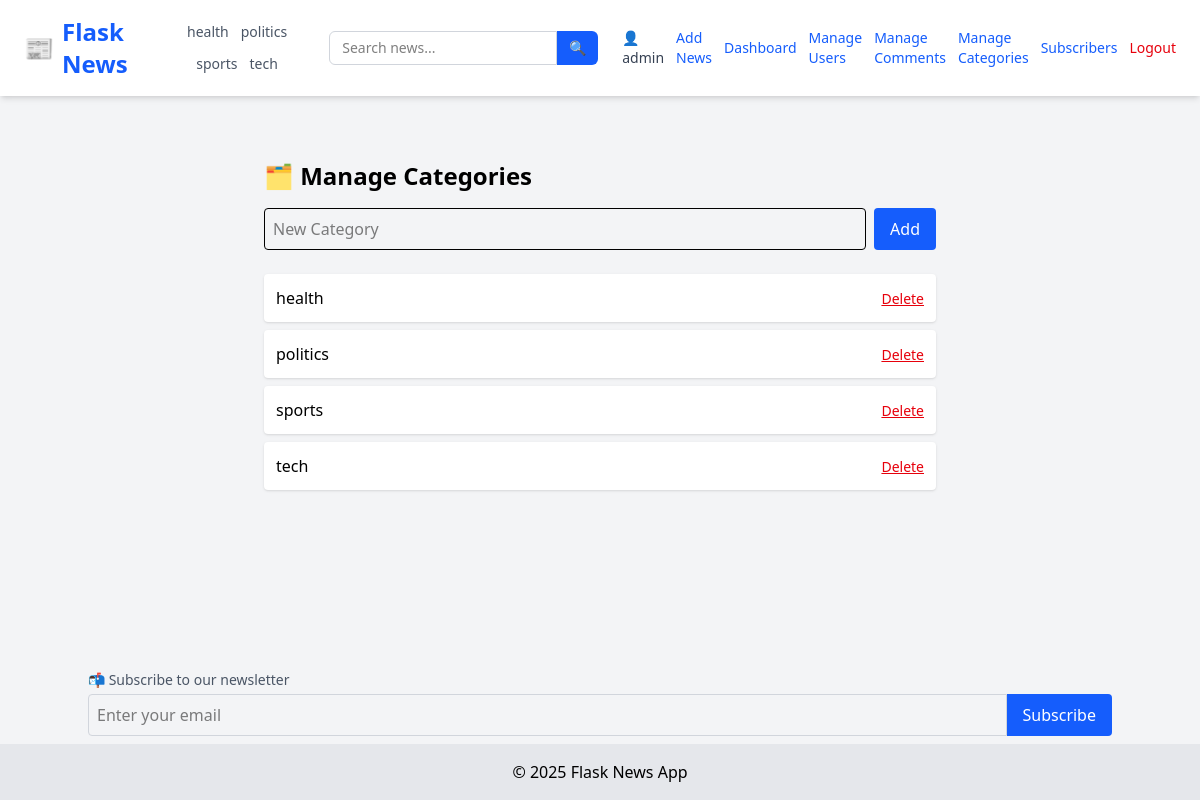
The app's page /admin/categories (signed in) with its own data.
### tables this page shows
CREATE TABLE categories (
            id INTEGER PRIMARY KEY AUTOINCREMENT,
            name TEXT UNIQUE NOT NULL
        );

CREATE TABLE users (
            id INTEGER PRIMARY KEY AUTOINCREMENT,
            username TEXT NOT NULL,
            email TEXT UNIQUE NOT NULL,
            password TEXT NOT NULL,
            role TEXT DEFAULT 'user'
        );

### app/admin_routes.py (the view)
@admin.route('/admin/categories')
@login_required
@admin_only
def manage_categories():
    conn = sqlite3.connect(current_app.config['DATABASE'])
    c = conn.cursor()
    c.execute("SELECT id, name FROM categories ORDER BY name")
    categories = c.fetchall()
    conn.close()
    return render_template('admin/categories.html', categories=categories)

### app/__init__.py (called while the page is built)
def create_app():
    app = Flask(__name__, instance_relative_config=True)
    app.config.from_object('config.Config')
    from app.routes import main
    app.register_blueprint(main)
    from app.admin_routes import admin
    app.register_blueprint(admin)
    from app.user_routes import user
    app.register_blueprint(user)
    init_db(app)
    login_manager.init_app(app)
    @login_manager.user_loader
    def user_loader(user_id):
        return load_user(user_id)
    @app.context_processor
    def inject_now():
        return {'now': datetime.now}
    @app.context_processor
    def inject_categories():
        conn = sqlite3.connect(current_app.config['DATABASE'])
        c = conn.cursor()
        c.execute("SELECT id, name FROM categories ORDER BY name ASC")
        categories = c.fetchall()
        conn.close()
        return {'categories': categories}
    return app

### app/models.py (called while the page is built)
def load_user(user_id):
    conn = sqlite3.connect(current_app.config['DATABASE'])
    c = conn.cursor()
    c.execute("SELECT id, username,email, role FROM users WHERE id = ?", (user_id,))
    row = c.fetchone()
    conn.close()
    if row:
        return User(*row)
    return None

### app/utils.py (called while the page is built)
def admin_only(f):
    @wraps(f)
    def decorated(*args, **kwargs):
        if not current_user.is_authenticated or current_user.role != 'admin':
            abort(403)
        return f(*args, **kwargs)
    return decorated

### app/templates/admin/categories.html
{% extends "layout.html" %} {% block title %}Manage Categories{% endblock %} {%
block content %}
<div class="max-w-2xl mx-auto py-10">
  <h1 class="text-2xl font-bold mb-4">🗂 Manage Categories</h1>
  <form
    method="POST"
    action="{{ url_for('admin.add_category') }}"
    class="flex space-x-2 mb-6"
  >
    <input
      name="name"
      required
      placeholder="New Category"
      class="flex-1 p-2 border rounded"
    />
    <button class="bg-blue-600 text-white px-4 py-2 rounded">Add</button>
  </form>
  {% if categories %}
  <ul class="space-y-2">
    {% for cat in categories %}
    <li
      class="flex justify-between items-center bg-white p-3 rounded shadow-sm"
    >
      <span>{{ cat[1] }}</span>
      <form
        method="POST"
        action="{{ url_for('admin.delete_category', category_id=cat[0]) }}"
        onsubmit="return confirm('Delete this category?')"
      >
        <button class="text-red-600 text-sm underline">Delete</button>
      </form>
    </li>
    {% endfor %}
  </ul>
  {% else %}
  <p class="text-gray-500">No categories yet.</p>
  {% endif %}
</div>
{% endblock %}

### app/templates/layout.html (shortened to what this page needs)
<!DOCTYPE html>
<html lang="en">
  <head>
    <link
      rel="stylesheet"
      href="https://cdnjs.cloudflare.com/ajax/libs/font-awesome/4.7.0/css/font-awesome.min.css"
    />
    <script src="https://cdn.jsdelivr.net/npm/@tailwindcss/browser@4"></script>
  </head>
  <body class="bg-gray-100 min-h-screen flex flex-col">
    <nav
      class="bg-white shadow-md px-6 py-4 flex flex-wrap md:flex-nowrap justify-between items-center"
    >
      <a
        href="/"
        class="text-2xl font-extrabold text-blue-600 flex items-center gap-2"
      >
        📰 <span>Flask News</span>
      </a>
      <div
        class="flex flex-wrap justify-center gap-3 mt-4 md:mt-0 md:ml-6 text-sm text-gray-600 font-medium"
      >
        {% for cat in categories %}
        <a
          href="{{ url_for('main.filter_by_category', name=cat[1]) }}"
          class="hover:text-blue-600 transition-colors"
        >
          {{ cat[1] }}
        </a>
        {% endfor %}
      </div>
      <form
        method="GET"
        action="{{ url_for('main.search') }}"
        class="flex mt-4 md:mt-0 md:ml-6"
      >
        <input
          type="text"
          name="q"
          placeholder="Search news..."
          required
          class="px-3 py-1.5 border rounded-l-md border-gray-300 focus:outline-none focus:ring focus:border-blue-500 text-sm"
        />
        <button
          type="submit"
          class="px-3 py-1.5 bg-blue-600 text-white rounded-r-md text-sm hover:bg-blue-700 transition-colors"
        >
          🔍
        </button>
      </form>
      <div class="flex items-center gap-3 mt-4 md:mt-0 md:ml-6 text-sm">
        {% if current_user.is_authenticated %}
        <a href="{{ url_for('user.user_profile', email=current_user.email) }}"
          ><span class="text-gray-700">👤 {{ current_user.username }}</span></a
        >
        {% if current_user.role == 'admin' %}
        <a href="/add" class="text-blue-600 hover:underline">Add News</a>
        <a
          href="{{url_for('admin.dashboard')}}"
          class="text-blue-600 hover:underline"
          >Dashboard</a
        >
        <a
          href="{{ url_for('admin.manage_users') }}"
          class="text-blue-600 hover:underline"
          >Manage Users</a
        >
        <a
          href="{{ url_for('admin.manage_comments') }}"
          class="text-blue-600 hover:underline"
        >
          Manage Comments</a
        >
        <a
          href="{{ url_for('admin.manage_categories') }}"
          class="text-blue-600 hover:underline"
        >
          Manage Categories</a
        >
        <a
          href="{{ url_for('admin.view_subscribers') }}"
          class="text-blue-600 hover:underline"
          >Subscribers</a
        >
        {% endif %}
        <a href="/logout" class="text-red-600 hover:underline">Logout</a>
        {% else %}
        <a href="/login" class="text-blue-600 hover:underline">Login</a>
        <a href="/register" class="text-blue-600 hover:underline">Register</a>
        {% endif %}
      </div>
    </nav>
    <main class="flex-grow container mx-auto p-6">
       {% block content %}{% endblock %}
    </main>
    <div class="container mx-auto mb-2">
      <form action="{{ url_for('user.subscribe') }}" method="POST" class="mt-4">
        <label class="block text-sm text-gray-600 mb-1"
          >📬 Subscribe to our newsletter</label
        >
        <div class="flex">
          <input
            type="email"
            name="email"
            required
            placeholder="Enter your email"
            class="w-full p-2 rounded-l border border-gray-300"
          />
          <button type="submit" class="bg-blue-600 text-white px-4 rounded-r">
            Subscribe
          </button>
        </div>
      </form>
    </div>
    <footer class="bg-gray-200 text-center py-4">
      &copy; {{ now().year }} Flask News App
    </footer>
  </body>
</html>

### records on screen
categories: name "health"
categories: name "politics"
categories: name "sports"
categories: name "tech"
users: username "admin"
